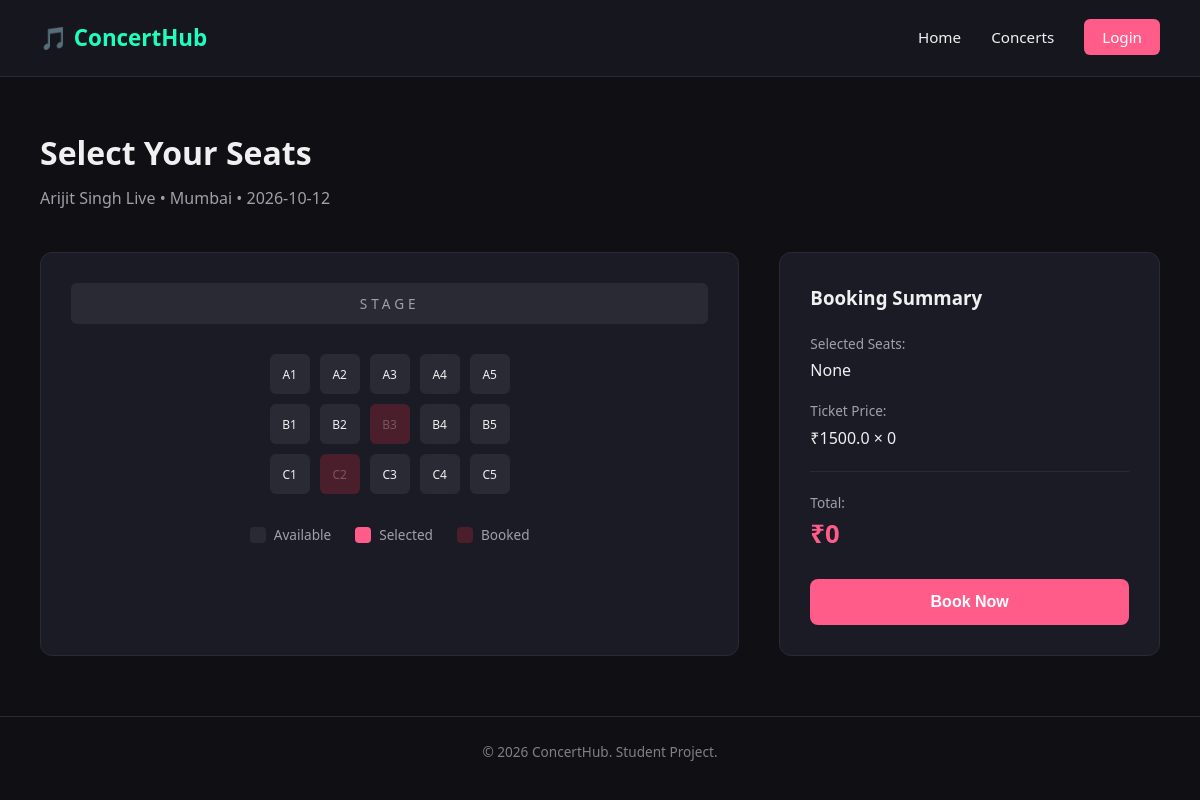
The page /booking/1 on the database as committed earlier.
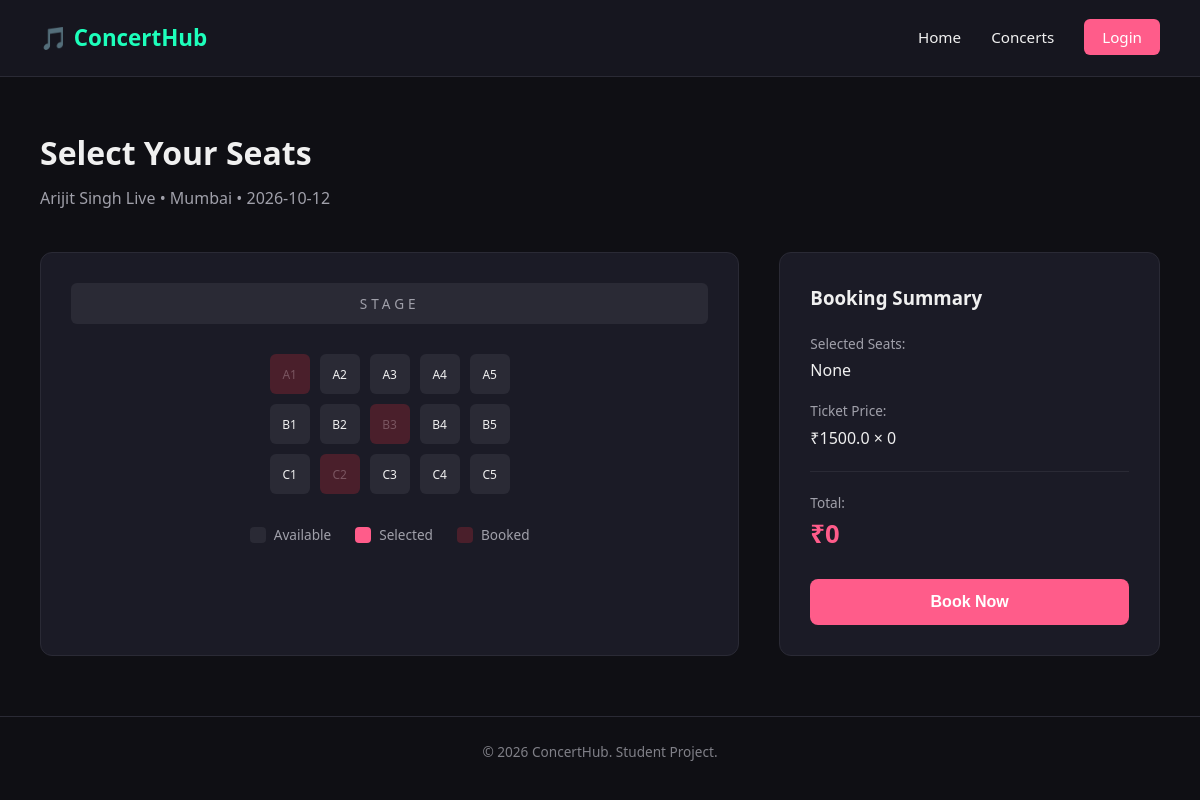
The same page on the database as committed later.
### tables this page shows
CREATE TABLE seats (
        id INTEGER PRIMARY KEY AUTOINCREMENT,
        concert_id INTEGER NOT NULL,
        seat_number TEXT NOT NULL,
        status TEXT NOT NULL DEFAULT 'available',
        FOREIGN KEY (concert_id) REFERENCES concerts (id)
    );

### app.py (the view)
@app.route('/booking/<int:concert_id>')
def booking(concert_id):
    connection = get_db_connection()
    concert = connection.execute('SELECT * FROM concerts WHERE id = ?', (concert_id,)).fetchone()
    seats = connection.execute('SELECT * FROM seats WHERE concert_id = ?', (concert_id,)).fetchall()
    connection.close()
    row_a = [seat for seat in seats if seat['seat_number'].startswith('A')]
    row_b = [seat for seat in seats if seat['seat_number'].startswith('B')]
    row_c = [seat for seat in seats if seat['seat_number'].startswith('C')]
    return render_template('booking.html', concert=concert, row_a=row_a, row_b=row_b, row_c=row_c)

### app.py (called while the page is built)
def get_db_connection():
    connection = sqlite3.connect('database/database.db')
    connection.row_factory = sqlite3.Row  # lets us access columns by name, not just by position
    return connection

### templates/booking.html (shortened to what this page needs)
{% extends "base.html" %}
{% block content %}
    <section class="page-header">
        <h1>Select Your Seats</h1>
        <p>{{ concert['concert_name'] }} • {{ concert['city'] }} • {{ concert['date'] }}</p>
    </section>
    <section class="seat-selection">
        <div class="seat-map">
            <div class="stage-label">STAGE</div>
            <div class="seat-row">
                {% for seat in row_a %}
<div class="seat {{ 'booked' if seat['status'] == 'booked' else '' }}"
     data-seat="{{ seat['seat_number'] }}"
     data-seat-id="{{ seat['id'] }}"
     data-price="{{ concert['price'] }}">
    {{ seat['seat_number'] }}
</div>
{% endfor %}
            </div>
            <div class="seat-row">
                {% for seat in row_b %}
<div class="seat {{ 'booked' if seat['status'] == 'booked' else '' }}"
     data-seat="{{ seat['seat_number'] }}"
     data-seat-id="{{ seat['id'] }}"
     data-price="{{ concert['price'] }}">
    {{ seat['seat_number'] }}
</div>
{% endfor %}
            </div>
            <div class="seat-row">
                {% for seat in row_c %}
<div class="seat {{ 'booked' if seat['status'] == 'booked' else '' }}"
     data-seat="{{ seat['seat_number'] }}"
     data-seat-id="{{ seat['id'] }}"
     data-price="{{ concert['price'] }}">
    {{ seat['seat_number'] }}
</div>
{% endfor %}
            </div>
            <div class="seat-legend">
                <div class="legend-item"><span class="legend-box available"></span> Available</div>
                <div class="legend-item"><span class="legend-box selected"></span> Selected</div>
                <div class="legend-item"><span class="legend-box booked"></span> Booked</div>
            </div>
        </div>
        <div class="booking-summary">
            <h3>Booking Summary</h3>
            <p class="summary-label">Selected Seats:</p>
            <p id="selected-seats-text" class="summary-value">None</p>
            <p class="summary-label">Ticket Price:</p>
            <p id="price-per-seat-text" class="summary-value">₹{{ concert['price'] }} × 0</p>
            <hr class="summary-divider">
            <p class="summary-label">Total:</p>
            <p id="total-price-text" class="summary-total">₹0</p>
            <button id="book-btn" class="btn-primary btn-full">Book Now</button>
        </div>
    </section>
{% endblock %}

Rows that differ between the two databases and show on the page:
changed seats (number 1 of 15 on the later page): status "available" → "booked" (drawn)
